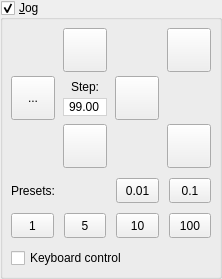
            <widget class="GroupBox" name="grpJog">
             <property name="title">
              <string>&amp;Jog</string>
             </property>
             <property name="checkable">
              <bool>true</bool>
             </property>
             <property name="overrided" stdset="0">
              <bool>false</bool>
             </property>
             <layout class="QVBoxLayout" name="verticalLayout_11">
              <property name="leftMargin">
               <number>8</number>
              </property>
              <property name="topMargin">
               <number>8</number>
              </property>
              <property name="rightMargin">
               <number>8</number>
              </property>
              <property name="bottomMargin">
               <number>8</number>
              </property>
              <item>
               <widget class="QWidget" name="widgetJog" native="true">
                <layout class="QVBoxLayout" name="verticalLayout_9">
                 <property name="spacing">
                  <number>10</number>
                 </property>
                 <property name="leftMargin">
                  <number>0</number>
                 </property>
                 <property name="topMargin">
                  <number>0</number>
                 </property>
                 <property name="rightMargin">
                  <number>0</number>
                 </property>
                 <property name="bottomMargin">
                  <number>0</number>
                 </property>
                 <item>
                  <layout class="QGridLayout" name="gridLayout_3">
                   <property name="horizontalSpacing">
                    <number>8</number>
                   </property>
                   <property name="verticalSpacing">
                    <number>4</number>
                   </property>
                   <item row="1" column="0">
                    <widget class="StyledToolButton" name="cmdXMinus">
                     <property name="sizePolicy">
                      <sizepolicy hsizetype="Fixed" vsizetype="Fixed">
                       <horstretch>0</horstretch>
                       <verstretch>0</verstretch>
                      </sizepolicy>
                     </property>
                     <property name="minimumSize">
                      <size>
                       <width>44</width>
                       <height>44</height>
                      </size>
                     </property>
                     <property name="toolTip">
                      <string>X-</string>
                     </property>
                     <property name="text">
                      <string>...</string>
                     </property>
                     <property name="icon">
                      <iconset resource="../../images.qrc">
                       <normaloff>:/images/1401561986_chevron-left.png</normaloff>:/images/1401561986_chevron-left.png</iconset>
                     </property>
                     <property name="iconSize">
                      <size>
                       <width>30</width>
                       <height>30</height>
                      </size>
                     </property>
                    </widget>
                   </item>
                   <item row="2" column="1">
                    <layout class="QHBoxLayout" name="horizontalLayout_13">
                     <property name="spacing">
                      <number>0</number>
                     </property>
                     <item>
                      <widget class="StyledToolButton" name="cmdYMinus">
                       <property name="sizePolicy">
                        <sizepolicy hsizetype="Fixed" vsizetype="Fixed">
                         <horstretch>0</horstretch>
                         <verstretch>0</verstretch>
                        </sizepolicy>
                       </property>
                       <property name="minimumSize">
                        <size>
                         <width>44</width>
                         <height>44</height>
                        </size>
                       </property>
                       <property name="toolTip">
                        <string>Y-</string>
                       </property>
                       <property name="text">
                        <string/>
                       </property>
                       <property name="icon">
                        <iconset resource="../../images.qrc">
                         <normaloff>:/images/1401562173_chevron-down.png</normaloff>:/images/1401562173_chevron-down.png</iconset>
                       </property>
                       <property name="iconSize">
                        <size>
                         <width>30</width>
                         <height>30</height>
                        </size>
                       </property>
                      </widget>
                     </item>
                    </layout>
                   </item>
                   <item row="1" column="2">
                    <widget class="StyledToolButton" name="cmdXPlus">
                     <property name="sizePolicy">
                      <sizepolicy hsizetype="Fixed" vsizetype="Fixed">
                       <horstretch>0</horstretch>
                       <verstretch>0</verstretch>
                      </sizepolicy>
                     </property>
                     <property name="minimumSize">
                      <size>
                       <width>44</width>
                       <height>44</height>
                      </size>
                     </property>
                     <property name="toolTip">
                      <string>X+</string>
                     </property>
                     <property name="text">
                      <string/>
                     </property>
                     <property name="icon">
                      <iconset resource="../../images.qrc">
                       <normaloff>:/images/1401562173_chevron-right.png</normaloff>:/images/1401562173_chevron-right.png</iconset>
                     </property>
                     <property name="iconSize">
                      <size>
                       <width>30</width>
                       <height>30</height>
                      </size>
                     </property>
                    </widget>
                   </item>
                   <item row="0" column="1">
                    <layout class="QHBoxLayout" name="horizontalLayout_12">
                     <property name="spacing">
                      <number>0</number>
                     </property>
                     <item>
                      <widget class="StyledToolButton" name="cmdYPlus">
                       <property name="sizePolicy">
                        <sizepolicy hsizetype="Fixed" vsizetype="Fixed">
                         <horstretch>0</horstretch>
                         <verstretch>0</verstretch>
                        </sizepolicy>
                       </property>
                       <property name="minimumSize">
                        <size>
                         <width>44</width>
                         <height>44</height>
                        </size>
                       </property>
                       <property name="toolTip">
                        <string>Y+</string>
                       </property>
                       <property name="text">
                        <string/>
                       </property>
                       <property name="icon">
                        <iconset resource="../../images.qrc">
                         <normaloff>:/images/1401562173_chevron-up.png</normaloff>:/images/1401562173_chevron-up.png</iconset>
                       </property>
                       <property name="iconSize">
                        <size>
                         <width>30</width>
                         <height>30</height>
                        </size>
                       </property>
                      </widget>
                     </item>
                    </layout>
                   </item>
                   <item row="1" column="1">
                    <layout class="QVBoxLayout" name="verticalLayout_10">
                     <property name="spacing">
                      <number>4</number>
                     </property>
                     <item>
                      <spacer name="verticalSpacer">
                       <property name="orientation">
                        <enum>Qt::Vertical</enum>
                       </property>
                       <property name="sizeType">
                        <enum>QSizePolicy::Maximum</enum>
                       </property>
                       <property name="sizeHint" stdset="0">
                        <size>
                         <width>20</width>
                         <height>40</height>
                        </size>
                       </property>
                      </spacer>
                     </item>
                     <item>
                      <widget class="QLabel" name="label_3">
                       <property name="sizePolicy">
                        <sizepolicy hsizetype="Preferred" vsizetype="Preferred">
                         <horstretch>0</horstretch>
                         <verstretch>0</verstretch>
                        </sizepolicy>
                       </property>
                       <property name="text">
                        <string>Step:</string>
                       </property>
                       <property name="alignment">
                        <set>Qt::AlignCenter</set>
                       </property>
                      </widget>
                     </item>
                     <item>
                      <widget class="QDoubleSpinBox" name="txtJogStep">
                       <property name="styleSheet">
                        <string notr="true">QDoubleSpinBox {
	border: 1px solid lightgray;
	padding-left: -8;
	padding-right: -8;
}

QDoubleSpinBox:focus {
	border: 1px solid lightsteelblue;
}</string>
                       </property>
                       <property name="alignment">
                        <set>Qt::AlignCenter</set>
                       </property>
                       <property name="buttonSymbols">
                        <enum>QAbstractSpinBox::NoButtons</enum>
                       </property>
                       <property name="decimals">
                        <number>2</number>
                       </property>
                       <property name="minimum">
                        <double>0.010000000000000</double>
                       </property>
                       <property name="maximum">
                        <double>100.000000000000000</double>
                       </property>
                       <property name="singleStep">
                        <double>0.010000000000000</double>
                       </property>
                       <property name="value">
                        <double>99.000000000000000</double>
                       </property>
                      </widget>
                     </item>
                     <item>
                      <spacer name="verticalSpacer_2">
                       <property name="orientation">
                        <enum>Qt::Vertical</enum>
                       </property>
                       <property name="sizeType">
                        <enum>QSizePolicy::Maximum</enum>
                       </property>
                       <property name="sizeHint" stdset="0">
                        <size>
                         <width>20</width>
                         <height>40</height>
                        </size>
                       </property>
                      </spacer>
                     </item>
                    </layout>
                   </item>
                   <item row="0" column="3">
                    <layout class="QHBoxLayout" name="horizontalLayout_25">
                     <property name="spacing">
                      <number>0</number>
                     </property>
                     <item>
                      <spacer name="horizontalSpacer">
                       <property name="orientation">
                        <enum>Qt::Horizontal</enum>
                       </property>
                       <property name="sizeHint" stdset="0">
                        <size>
                         <width>0</width>
                         <height>20</height>
                        </size>
                       </property>
                      </spacer>
                     </item>
                     <item>
                      <widget class="StyledToolButton" name="cmdZPlus">
                       <property name="sizePolicy">
                        <sizepolicy hsizetype="Fixed" vsizetype="Fixed">
                         <horstretch>0</horstretch>
                         <verstretch>0</verstretch>
                        </sizepolicy>
                       </property>
                       <property name="minimumSize">
                        <size>
                         <width>44</width>
                         <height>44</height>
                        </size>
                       </property>
                       <property name="toolTip">
                        <string>Z+</string>
                       </property>
                       <property name="text">
                        <string/>
                       </property>
                       <property name="icon">
                        <iconset resource="../../images.qrc">
                         <normaloff>:/images/1401562699_icon-arrow-up-b.png</normaloff>:/images/1401562699_icon-arrow-up-b.png</iconset>
                       </property>
                       <property name="iconSize">
                        <size>
                         <width>28</width>
                         <height>28</height>
                        </size>
                       </property>
                      </widget>
                     </item>
                    </layout>
                   </item>
                   <item row="2" column="3">
                    <layout class="QHBoxLayout" name="horizontalLayout_26">
                     <property name="spacing">
                      <number>0</number>
                     </property>
                     <item>
                      <spacer name="horizontalSpacer_2">
                       <property name="orientation">
                        <enum>Qt::Horizontal</enum>
                       </property>
                       <property name="sizeHint" stdset="0">
                        <size>
                         <width>0</width>
                         <height>20</height>
                        </size>
                       </property>
                      </spacer>
                     </item>
                     <item>
                      <widget class="StyledToolButton" name="cmdZMinus">
                       <property name="sizePolicy">
                        <sizepolicy hsizetype="Fixed" vsizetype="Fixed">
                         <horstretch>0</horstretch>
                         <verstretch>0</verstretch>
                        </sizepolicy>
                       </property>
                       <property name="minimumSize">
                        <size>
                         <width>44</width>
                         <height>44</height>
                        </size>
                       </property>
                       <property name="toolTip">
                        <string>Z-</string>
                       </property>
                       <property name="text">
                        <string/>
                       </property>
                       <property name="icon">
                        <iconset resource="../../images.qrc">
                         <normaloff>:/images/1401562699_icon-arrow-down-b.png</normaloff>:/images/1401562699_icon-arrow-down-b.png</iconset>
                       </property>
                       <property name="iconSize">
                        <size>
                         <width>28</width>
                         <height>28</height>
                        </size>
                       </property>
                      </widget>
                     </item>
                    </layout>
                   </item>
                  </layout>
                 </item>
                 <item>
                  <layout class="QHBoxLayout" name="horizontalLayout">
                   <item>
                    <layout class="QVBoxLayout" name="verticalLayout_14">
                     <item>
                      <widget class="QLabel" name="label_4">
                       <property name="text">
                        <string>Presets:</string>
                       </property>
                      </widget>
                     </item>
                     <item>
                      <layout class="QHBoxLayout" name="horizontalLayout_6">
                       <item>
                        <widget class="StyledToolButton" name="cmdJogStep3">
                         <property name="sizePolicy">
                          <sizepolicy hsizetype="Minimum" vsizetype="Fixed">
                           <horstretch>0</horstretch>
                           <verstretch>0</verstretch>
                          </sizepolicy>
                         </property>
                         <property name="minimumSize">
                          <size>
                           <width>42</width>
                           <height>25</height>
                          </size>
                         </property>
                         <property name="text">
                          <string>1</string>
                         </property>
                         <property name="checkable">
                          <bool>true</bool>
                         </property>
                        </widget>
                       </item>
                       <item>
                        <widget class="StyledToolButton" name="cmdJogStep4">
                         <property name="sizePolicy">
                          <sizepolicy hsizetype="Minimum" vsizetype="Fixed">
                           <horstretch>0</horstretch>
                           <verstretch>0</verstretch>
                          </sizepolicy>
                         </property>
                         <property name="minimumSize">
                          <size>
                           <width>42</width>
                           <height>25</height>
                          </size>
                         </property>
                         <property name="text">
                          <string>5</string>
                         </property>
                         <property name="checkable">
                          <bool>true</bool>
                         </property>
                        </widget>
                       </item>
                      </layout>
                     </item>
                    </layout>
                   </item>
                   <item>
                    <layout class="QGridLayout" name="gridLayout_2">
                     <item row="0" column="1">
                      <widget class="StyledToolButton" name="cmdJogStep2">
                       <property name="sizePolicy">
                        <sizepolicy hsizetype="Minimum" vsizetype="Fixed">
                         <horstretch>0</horstretch>
                         <verstretch>0</verstretch>
                        </sizepolicy>
                       </property>
                       <property name="minimumSize">
                        <size>
                         <width>42</width>
                         <height>25</height>
                        </size>
                       </property>
                       <property name="text">
                        <string>0.1</string>
                       </property>
                       <property name="checkable">
                        <bool>true</bool>
                       </property>
                      </widget>
                     </item>
                     <item row="0" column="0">
                      <widget class="StyledToolButton" name="cmdJogStep1">
                       <property name="sizePolicy">
                        <sizepolicy hsizetype="Minimum" vsizetype="Fixed">
                         <horstretch>0</horstretch>
                         <verstretch>0</verstretch>
                        </sizepolicy>
                       </property>
                       <property name="minimumSize">
                        <size>
                         <width>42</width>
                         <height>25</height>
                        </size>
                       </property>
                       <property name="text">
                        <string>0.01</string>
                       </property>
                       <property name="checkable">
                        <bool>true</bool>
                       </property>
                      </widget>
                     </item>
                     <item row="1" column="0">
                      <widget class="StyledToolButton" name="cmdJogStep5">
                       <property name="sizePolicy">
                        <sizepolicy hsizetype="Minimum" vsizetype="Fixed">
                         <horstretch>0</horstretch>
                         <verstretch>0</verstretch>
                        </sizepolicy>
                       </property>
                       <property name="minimumSize">
                        <size>
                         <width>42</width>
                         <height>25</height>
                        </size>
                       </property>
                       <property name="text">
                        <string>10</string>
                       </property>
                       <property name="checkable">
                        <bool>true</bool>
                       </property>
                      </widget>
                     </item>
                     <item row="1" column="1">
                      <widget class="StyledToolButton" name="cmdJogStep6">
                       <property name="sizePolicy">
                        <sizepolicy hsizetype="Minimum" vsizetype="Fixed">
                         <horstretch>0</horstretch>
                         <verstretch>0</verstretch>
                        </sizepolicy>
                       </property>
                       <property name="minimumSize">
                        <size>
                         <width>42</width>
                         <height>25</height>
                        </size>
                       </property>
                       <property name="text">
                        <string>100</string>
                       </property>
                       <property name="checkable">
                        <bool>true</bool>
                       </property>
                      </widget>
                     </item>
                    </layout>
                   </item>
                  </layout>
                 </item>
                 <item>
                  <widget class="QCheckBox" name="chkKeyboardControl">
                   <property name="text">
                    <string>Keyboard control</string>
                   </property>
                  </widget>
                 </item>
                </layout>
               </widget>
              </item>
             </layout>
            </widget>
